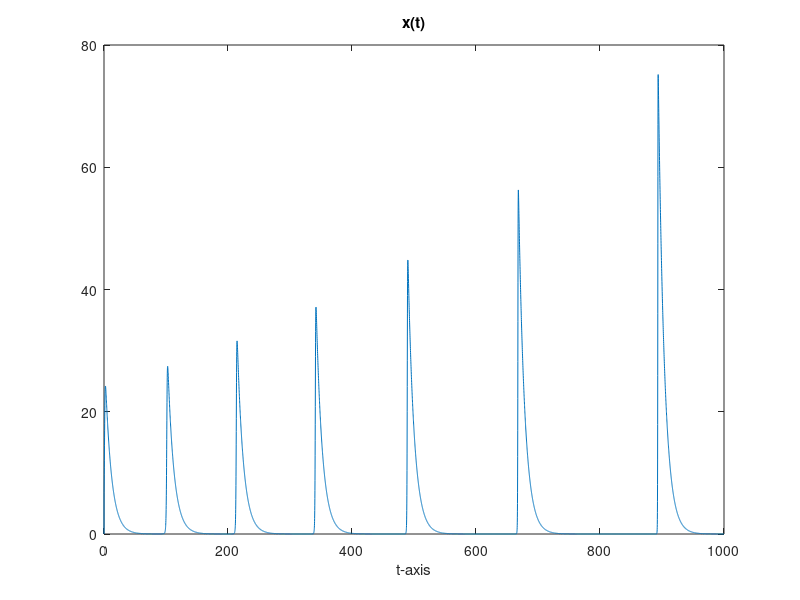
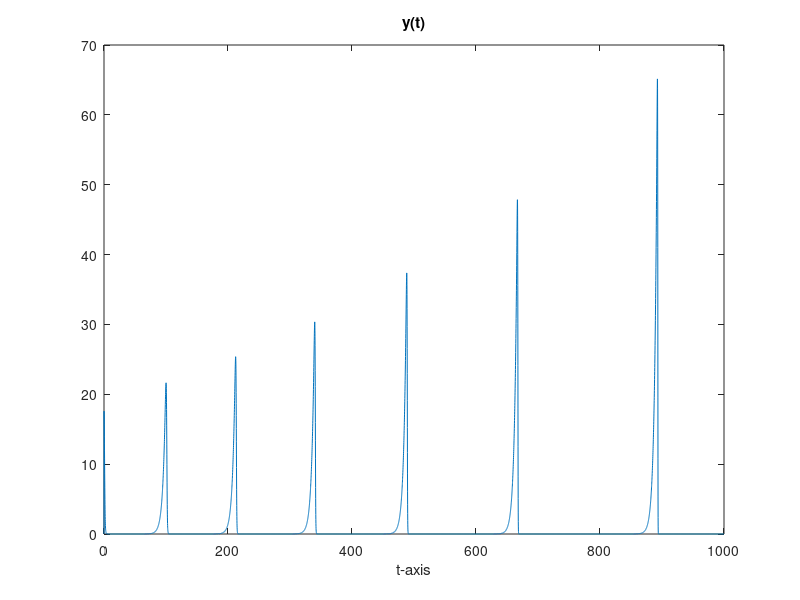
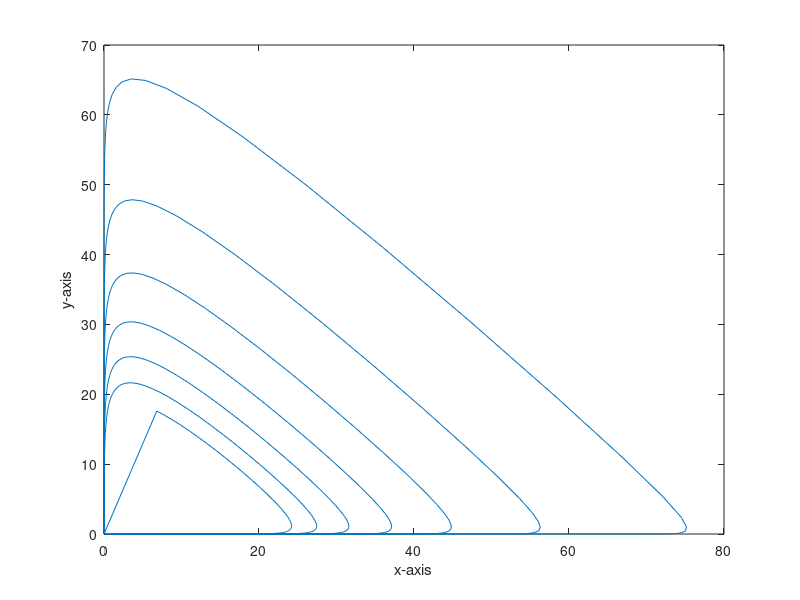

Reproduce these figures in MATLAB, in order.
%Set the step size for t
ht = 0.1
nt = 10000;

%initial data
eulerfun0=6;
eulerfun10=18;





%Set initial time for u(1) and t(1)
eulerfun(1)=eulerfun0;
eulerfun1(1)=eulerfun10;
t(1)=0;

%Euler method to solve the system u'=2+u^2*v-4*u, v'=-u^2*v+2*u
for i = 2:nt
t(i)=(i-1)*ht;
u(i)=eulerfun0+ht*(-.1*eulerfun0+.08*eulerfun0*eulerfun10);
v(i)=eulerfun10+ht*(.25*eulerfun10-.08*eulerfun0*eulerfun10);
eulerfun0=u(i);
eulerfun10=v(i)
end




%Graph u in the t-u coordinates
figure(1)
plot(t,u)
xlabel('t-axis');
title('x(t)');

%Graph v in the t-v coordinates
figure(2)
plot(t,v)
xlabel('t-axis');
title('y(t)');


%Graph u and v in the u-v coordinates
figure(3)
plot(u,v)
xlabel('x-axis');
ylabel('y-axis');